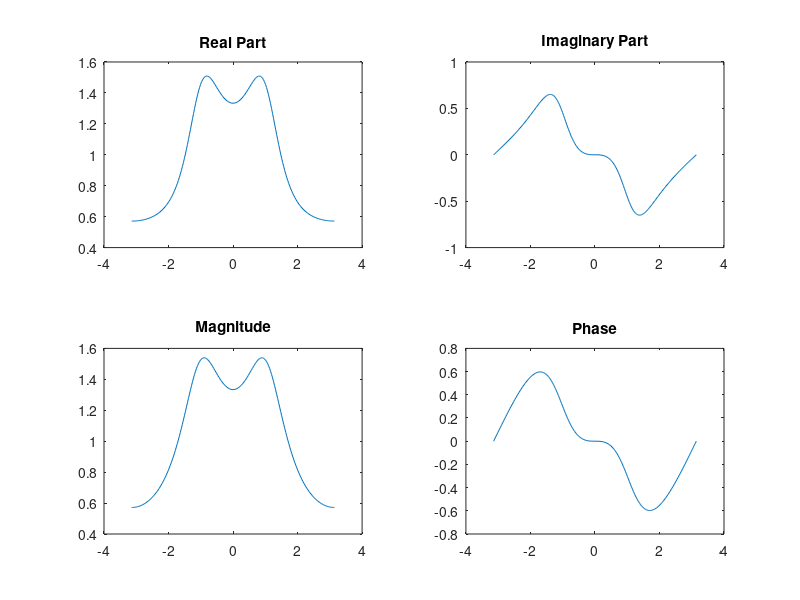

Write the MATLAB code that produced this figure.
clear; clc;
theta = 60 * pi/180;
r = 0.5;
w = -pi : pi/100 : pi;
den = 1 - 2*r*cos(theta)*exp(-1i*w) + r^2*exp(-1i*2*w);
G = 1./den;
subplot(221), plot(w, real(G));
title('Real Part')
subplot(222), plot (w, imag(G));
title ('Imaginary Part')
subplot(223), plot (w, abs(G));
title ('Magnitude')
subplot(224), plot (w, angle(G));
title ('Phase');
